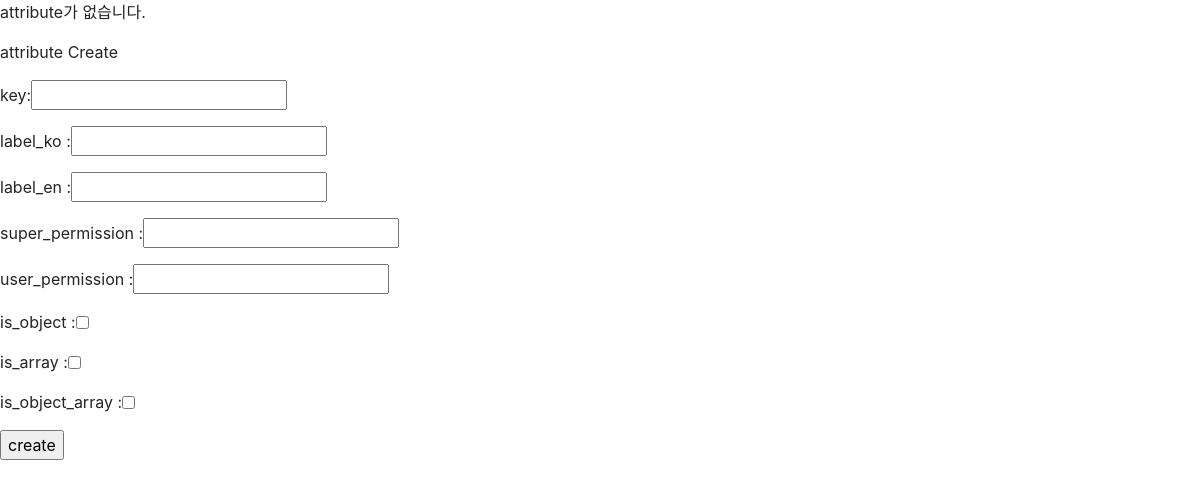
The app's page /api/v1/attribute/, older data.
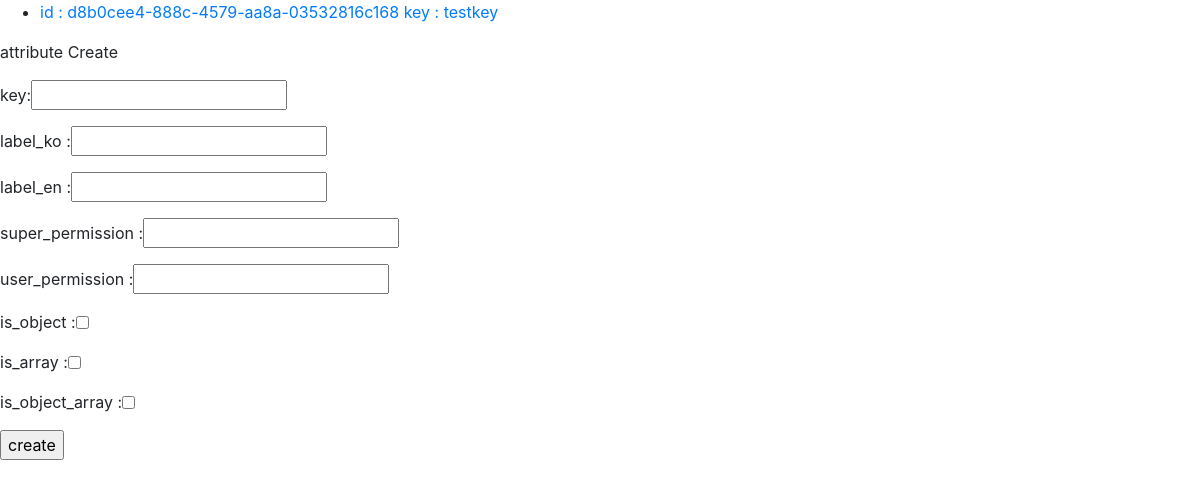
The same page, newer data.
### attribute/models.py (models this page shows)
class Attribute(models.Model):
    id = models.CharField(max_length=36, primary_key=True, default=uuid.uuid4())
    key = models.CharField(max_length=50)
    label_ko = models.CharField(max_length=50)
    label_en = models.CharField(max_length=50)
    super_permission = models.IntegerField()
    user_permission = models.IntegerField()
    is_object = models.BooleanField()
    is_array = models.BooleanField()
    is_object_array = models.BooleanField()
    created_at = models.DateTimeField(auto_now_add=True)
    updated_at = models.DateTimeField(auto_now=True)

### attribute/views.py (the view, shortened to what this page needs)
# urls.py: path('', views.attributeList),
@csrf_exempt
def attributeList(request):
    if request.method == 'GET':
        attribute_list = Attribute.objects.all()
        context = {'list': attribute_list, 'category': 'attribute'}
        return render(request, 'list2.html', context)

### templates/list2.html
{% load static %}
<link rel="stylesheet" type="text/css" href="{% static 'bootstrap.min.css' %}">
{% if list %}
  <ul>
  {% for item in list %}
  <li><a href="{{ item.id }}/">id : {{ item.id }} key : {{ item.key }}</a></li>
  {% endfor %}
  </ul>
{% else %}
  <p>{{category}}가 없습니다.</p>
{% endif %}
<form method = "POST">
    <div class = "form-inline form-group">
        <label>{{ category }} Create</label>
    </div>
    <div class = "form-inline form-group">
        <label>key: </label><label>
        <input name="key" type="text"  >
    </label>
    </div>
    <div class = "form-inline form-group">
        <label>label_ko : </label>
        <label>
            <input name="label_ko" type="text"  >
        </label>
    </div>
    <div class = "form-inline form-group">
        <label>label_en : </label>
        <label>
            <input name="label_en" type="text">
        </label>
    </div>
    <div class = "form-inline form-group">
        <label>super_permission : </label><label>
        <input name="super_permission" type="number"  >
    </label>
    </div>
    <div class = "form-inline form-group">
        <label>user_permission : </label>
        <label>
            <input name="user_permission" type="number"  >
        </label>
    </div>
    <div class = "form-inline form-group">
        <label>is_object : </label>
        <label>
            <input name="array[]" type="checkbox" value="obj" >
        </label>
    </div>
    <div class = "form-inline form-group">
        <label>is_array : </label>
        <label>
            <input name="array[]" type="checkbox" value="array" >
        </label>
    </div>
    <div class = "form-inline form-group">
        <label>is_object_array : </label>
        <label>
            <input name="array[]" type="checkbox" value="objarray" >
        </label>
    </div>
    <input type="submit" value = "create">
</form>

Row changes from the older to the newer data that the page shows:
added Attribute: id "d8b0cee4-888c-4579-aa8a-03532816c168", key "testkey"
Text that changed along with them:
{{ category }}: "attribute" → (not shown)
text no longer shown: "가 없습니다."
